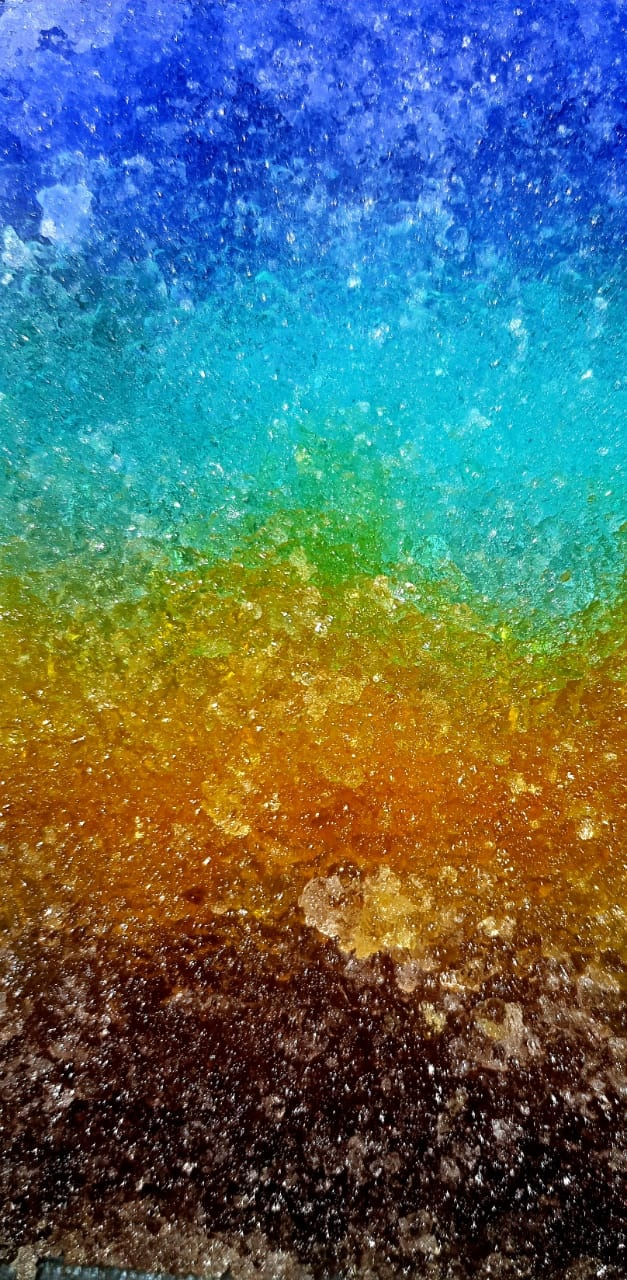
#> input picture RGB_rainbow.jpg, 627 x 1280 px
$ python main2.py
#> lines starting #> are read from the running program, lines starting #| are printed output that depends on the picture
import cv2

new_rgb_rainbow=cv2.imread("RGB_rainbow.jpg")
#> new_rgb_rainbow is the input picture: shape (1280, 627, 3); mean B, G, R 104.7, 107.1, 82.4
new_hsl_rainbow=cv2.imread("HSL_rainbow.jpg")
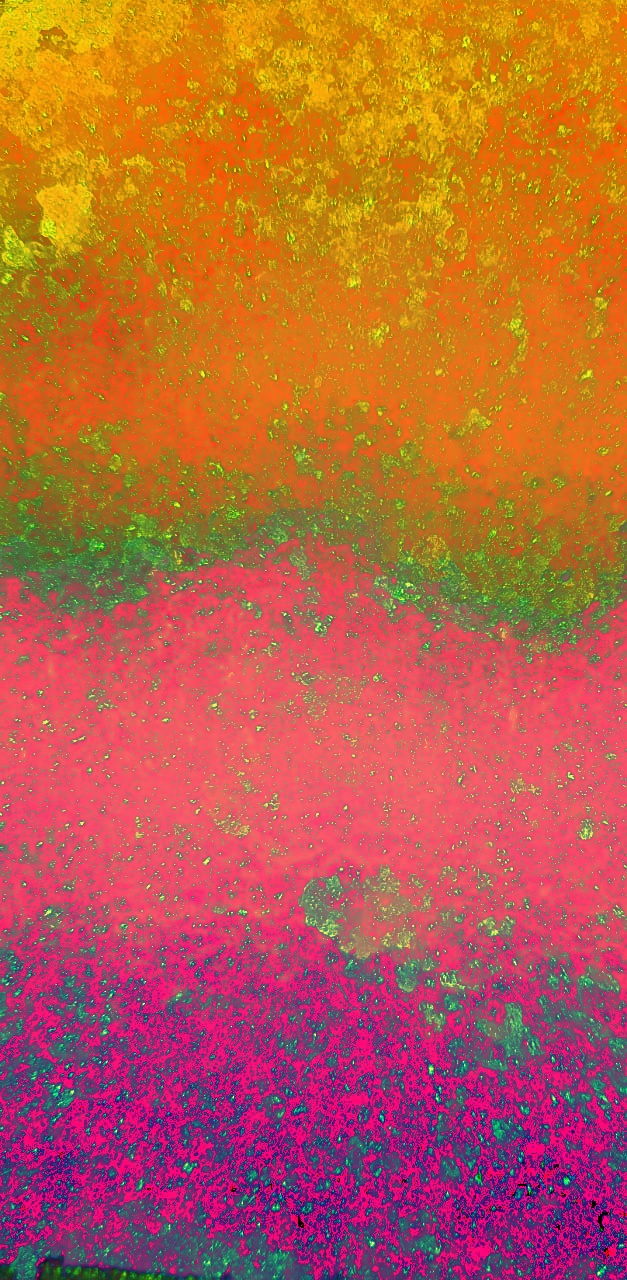
#> input picture HSL_rainbow.jpg, 627 x 1280 px
#> new_hsl_rainbow is the input picture: shape (1280, 627, 3); mean B, G, R 67.4, 95.7, 186.6

convertion=cv2.cvtColor(new_rgb_rainbow, cv2.COLOR_RGB2HSV)
#> convertion: shape (1280, 627, 3); mean H, S, V 67.4, 197.4, 156.4
cv2.imshow("Convertion", convertion)
cv2.imwrite("RGB_rainbow_2.jpg", convertion)

cv2.waitKey(0)
cv2.destroyAllWindows()

convertion_2=cv2.cvtColor(new_hsl_rainbow, cv2.COLOR_HLS2RGB)
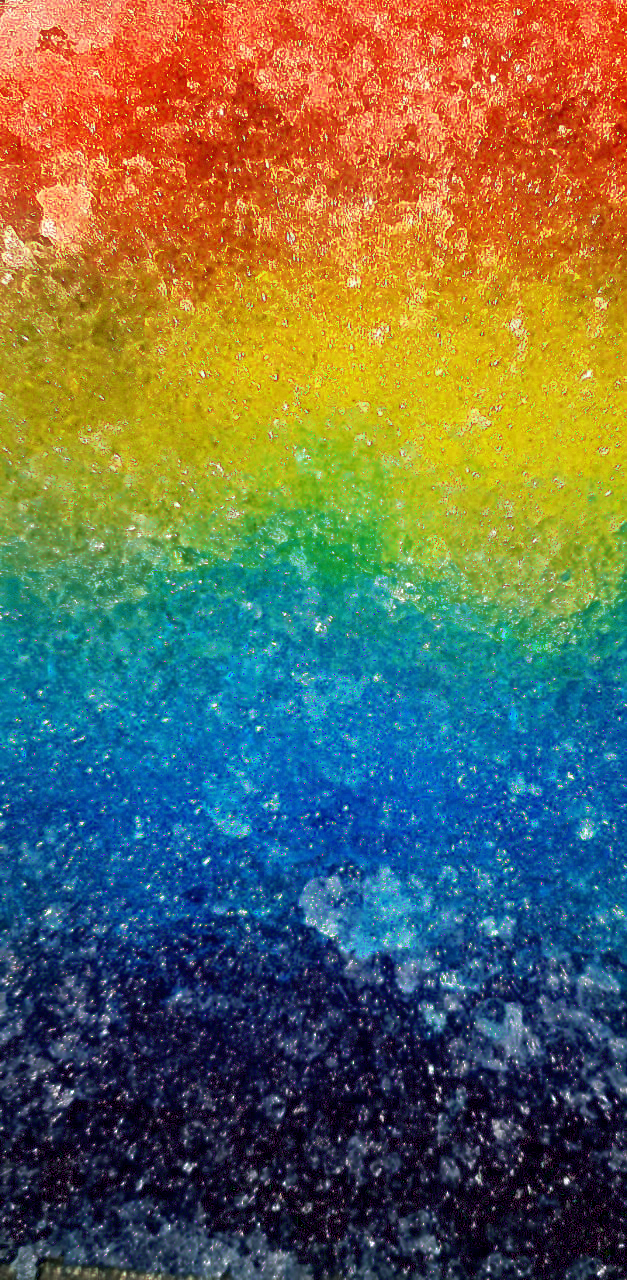
#> convertion_2: shape (1280, 627, 3); mean R, G, B 104.1, 106.1, 83.3
cv2.imshow("ConvertiOn", convertion_2)
cv2.imwrite("HSL_rainbow_2.jpg", convertion_2)

cv2.waitKey(0)
cv2.destroyAllWindows()

rotation_image=cv2.rotate(new_hsl_rainbow, cv2.ROTATE_180)
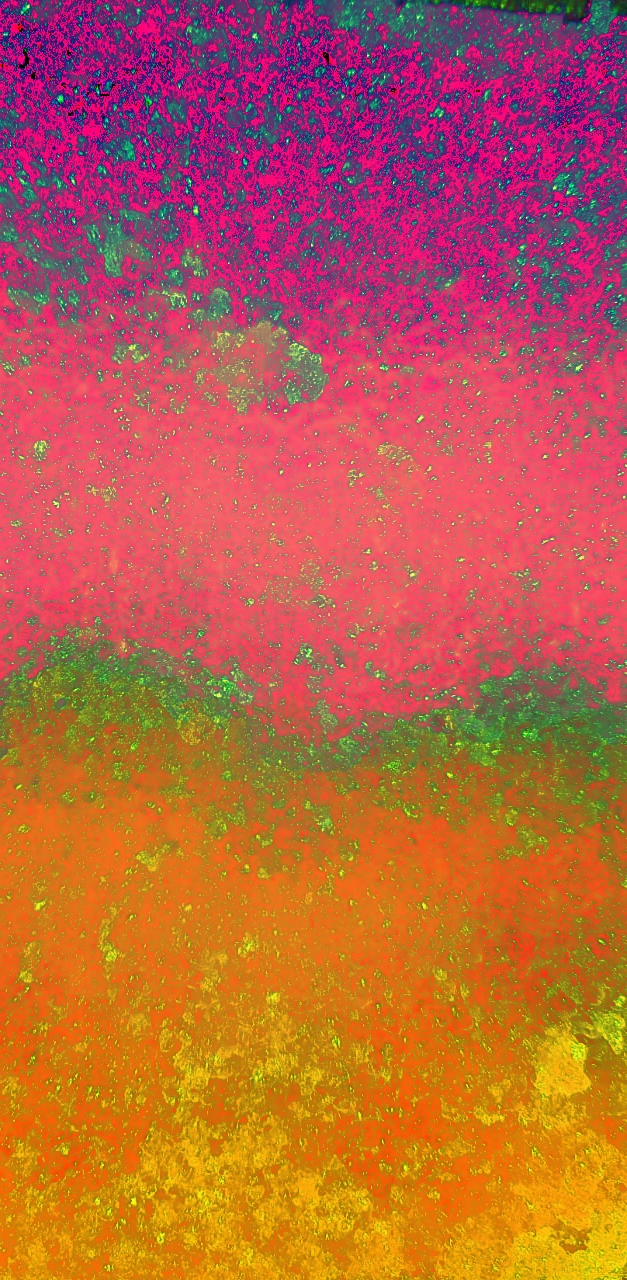
#> rotation_image: shape (1280, 627, 3); mean B, G, R 67.4, 95.7, 186.6
cv2.imshow("Rotation", rotation_image)

cv2.waitKey(0)
cv2.destroyAllWindows()
